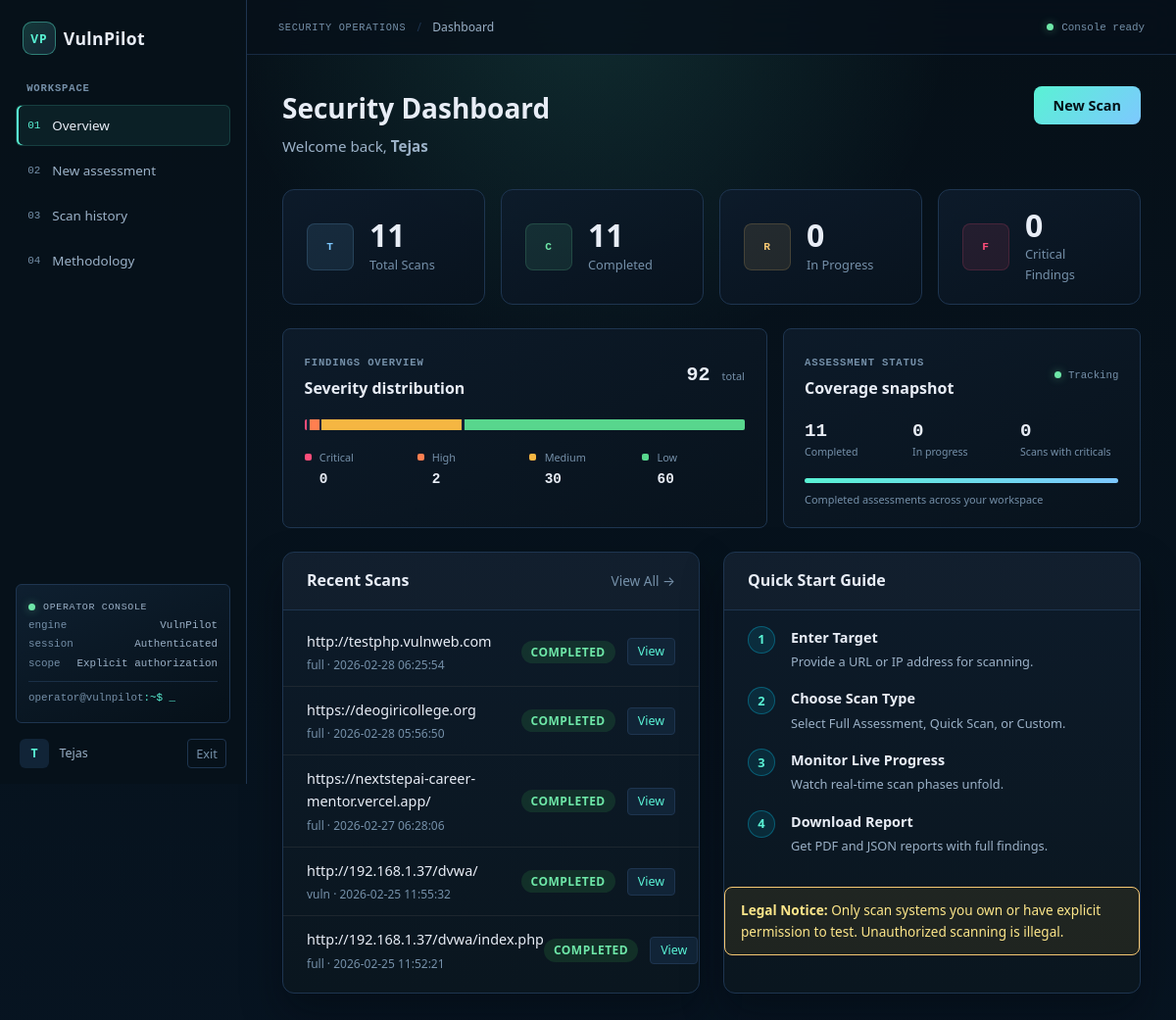
/dashboard (signed in), run on the app's committed database.
### tables this page shows
CREATE TABLE scans (
                id TEXT PRIMARY KEY,
                user_id INTEGER NOT NULL,
                target TEXT NOT NULL,
                scan_type TEXT DEFAULT 'full',
                status TEXT DEFAULT 'running',
                results TEXT,
                critical_count INTEGER DEFAULT 0,
                high_count INTEGER DEFAULT 0,
                medium_count INTEGER DEFAULT 0,
                low_count INTEGER DEFAULT 0,
                created_at TIMESTAMP DEFAULT CURRENT_TIMESTAMP,
                updated_at TIMESTAMP DEFAULT CURRENT_TIMESTAMP,
                FOREIGN KEY (user_id) REFERENCES users(id)
            );

### app.py (the view)
@app.route('/dashboard')
def dashboard():
    if 'user_id' not in session:
        return redirect(url_for('login'))
    scans = db.get_scans_by_user(session['user_id'])
    stats = {
        'total': len(scans),
        'completed': sum(1 for s in scans if s['status'] == 'completed'),
        'running': sum(1 for s in scans if s['status'] == 'running'),
        'critical': sum(1 for s in scans if s.get('critical_count', 0) > 0),
        'severity': {
            severity: sum(int(scan.get(f'{severity.lower()}_count') or 0) for scan in scans)
            for severity in ('Critical', 'High', 'Medium', 'Low')
        }
    }
    stats['findings'] = sum(stats['severity'].values())
    return render_template('dashboard.html', scans=scans[:5], stats=stats)

### modules/database.py (called while the page is built)
    def get_conn(self):
        conn = sqlite3.connect(self.db_path)
        conn.row_factory = sqlite3.Row
        return conn

    def get_scans_by_user(self, user_id):
        conn = self.get_conn()
        scans = conn.execute('''
            SELECT * FROM scans WHERE user_id = ? ORDER BY created_at DESC
        ''', (user_id,)).fetchall()
        conn.close()
        return [dict(s) for s in scans]

### templates/dashboard.html (shortened to what this page needs)
{% extends "base.html" %}
{% block extra_css %}
<link rel="stylesheet" href="{{ url_for('static', filename='css/dashboard.css') }}">
{% endblock %}
{% block content %}
<div class="page-header">
    <div>
        <h1 class="page-title">Security Dashboard</h1>
        <p class="page-subtitle">Welcome back, <strong>{{ session.username }}</strong></p>
    </div>
    <a href="{{ url_for('scan') }}" class="btn-primary">New Scan</a>
</div>
<div class="stats-grid">
    <div class="stat-card">
        <div class="stat-icon stat-icon--blue">T</div>
        <div class="stat-info">
            <div class="stat-value">{{ stats.total }}</div>
            <div class="stat-label">Total Scans</div>
        </div>
    </div>
    <div class="stat-card">
        <div class="stat-icon stat-icon--green">C</div>
        <div class="stat-info">
            <div class="stat-value">{{ stats.completed }}</div>
            <div class="stat-label">Completed</div>
        </div>
    </div>
    <div class="stat-card">
        <div class="stat-icon stat-icon--yellow">R</div>
        <div class="stat-info">
            <div class="stat-value">{{ stats.running }}</div>
            <div class="stat-label">In Progress</div>
        </div>
    </div>
    <div class="stat-card">
        <div class="stat-icon stat-icon--red">F</div>
        <div class="stat-info">
            <div class="stat-value">{{ stats.critical }}</div>
            <div class="stat-label">Critical Findings</div>
        </div>
    </div>
</div>
<section class="dashboard-chart-grid" aria-label="Assessment analytics">
    <div class="chart-card severity-chart-card">
        <div class="chart-card-header">
            <div><span class="section-kicker">FINDINGS OVERVIEW</span><h2 class="panel-title">Severity distribution</h2></div>
            <span class="chart-total">{{ stats.findings }} <small>total</small></span>
        </div>
        {% set severity = stats.severity %}
        {% set finding_total = stats.findings %}
        <div class="severity-stack" role="img" aria-label="Finding severity distribution: {{ severity.Critical }} critical, {{ severity.High }} high, {{ severity.Medium }} medium, {{ severity.Low }} low">
            {% if finding_total %}
            <span class="severity-stack-segment severity-critical" style="width: {{ severity.Critical / finding_total * 100 }}%"></span>
            <span class="severity-stack-segment severity-high" style="width: {{ severity.High / finding_total * 100 }}%"></span>
            <span class="severity-stack-segment severity-medium" style="width: {{ severity.Medium / finding_total * 100 }}%"></span>
            <span class="severity-stack-segment severity-low" style="width: {{ severity.Low / finding_total * 100 }}%"></span>
            {% else %}
            <span class="severity-stack-empty"></span>
            {% endif %}
        </div>
        <div class="severity-legend">
            {% for level in ('Critical', 'High', 'Medium', 'Low') %}
            <div class="severity-legend-item"><span class="severity-key severity-key--{{ level|lower }}"></span><span>{{ level }}</span><strong>{{ severity[level] }}</strong></div>
            {% endfor %}
        </div>
    </div>
    <div class="chart-card assessment-health-card">
        <div class="chart-card-header">
            <div><span class="section-kicker">ASSESSMENT STATUS</span><h2 class="panel-title">Coverage snapshot</h2></div>
            <span class="health-status"><span class="console-indicator"></span> Tracking</span>
        </div>
        <div class="health-metrics">
            <div><span class="health-value">{{ stats.completed }}</span><span class="health-label">Completed</span></div>
            <div><span class="health-value">{{ stats.running }}</span><span class="health-label">In progress</span></div>
            <div><span class="health-value">{{ stats.critical }}</span><span class="health-label">Scans with criticals</span></div>
        </div>
        <div class="health-track" role="img" aria-label="{{ stats.completed }} of {{ stats.total }} assessments completed">
            <span style="width: {{ (stats.completed / stats.total * 100) if stats.total else 0 }}%"></span>
        </div>
        <p class="chart-caption">Completed assessments across your workspace</p>
    </div>
</section>
<div class="dashboard-grid">
    <div class="panel">
        <div class="panel-header">
            <h2 class="panel-title">Recent Scans</h2>
            <a href="{{ url_for('history') }}" class="link-muted">View All →</a>
        </div>
        {% if scans %}
        <div class="scan-list">
            {% for scan in scans %}
            <div class="scan-item">
                <div class="scan-info">
                    <span class="scan-target">{{ scan.target }}</span>
                    <span class="scan-meta">{{ scan.scan_type }} · {{ scan.created_at }}</span>
                </div>
                <div class="scan-right">
                    <span class="badge badge--{{ scan.status }}">{{ scan.status }}</span>
                    {% if scan.status == 'completed' %}
                    <a href="{{ url_for('scan_results', scan_id=scan.id) }}" class="btn-sm">View</a>
                    {% endif %}
                </div>
            </div>
            {% endfor %}
        </div>
        {% else %}
        <div class="empty-state">
            <div class="empty-icon">–</div>
            <p>No scans yet. Start your first assessment.</p>
            <a href="{{ url_for('scan') }}" class="btn-primary">Start Scan</a>
        </div>
        {% endif %}
    </div>
    <div class="panel">
        <div class="panel-header">
            <h2 class="panel-title">Quick Start Guide</h2>
        </div>
        <div class="quick-guide">
            <div class="guide-step">
                <span class="step-num">1</span>
                <div>
                    <strong>Enter Target</strong>
                    <p>Provide a URL or IP address for scanning.</p>
                </div>
            </div>
            <div class="guide-step">
                <span class="step-num">2</span>
                <div>
                    <strong>Choose Scan Type</strong>
                    <p>Select Full Assessment, Quick Scan, or Custom.</p>
                </div>
            </div>
            <div class="guide-step">
                <span class="step-num">3</span>
                <div>
                    <strong>Monitor Live Progress</strong>
                    <p>Watch real-time scan phases unfold.</p>
                </div>
            </div>
            <div class="guide-step">
                <span class="step-num">4</span>
                <div>
                    <strong>Download Report</strong>
                    <p>Get PDF and JSON reports with full findings.</p>
                </div>
            </div>
        </div>
        <div class="warning-box">
            <strong>Legal Notice:</strong> Only scan systems you own or have explicit permission to test.
            Unauthorized scanning is illegal.
        </div>
    </div>
</div>
{% endblock %}

### templates/base.html (shortened to what this page needs)
<!DOCTYPE html>
<html lang="en">
<head>
    <link rel="stylesheet" href="{{ url_for('static', filename='css/main.css') }}">
    {% block extra_css %}{% endblock %}
</head>
<body class="{% block body_class %}{% endblock %}">
{% if session.user_id %}
<div class="app-shell">
    <aside class="sidebar">
        <a class="nav-brand" href="{{ url_for('dashboard') }}" aria-label="VulnPilot dashboard">
            <span class="nav-mark">VP</span>
            <span class="nav-title">VulnPilot</span>
        </a>
        <div class="sidebar-section-label">Workspace</div>
        <nav class="side-nav" aria-label="Main navigation">
            <a href="{{ url_for('dashboard') }}" class="side-nav-link {% if request.endpoint == 'dashboard' %}active{% endif %}">
                <span class="nav-glyph" aria-hidden="true">01</span><span>Overview</span>
            </a>
            <a href="{{ url_for('scan') }}" class="side-nav-link {% if request.endpoint == 'scan' %}active{% endif %}">
                <span class="nav-glyph" aria-hidden="true">02</span><span>New assessment</span>
            </a>
            <a href="{{ url_for('history') }}" class="side-nav-link {% if request.endpoint == 'history' %}active{% endif %}">
                <span class="nav-glyph" aria-hidden="true">03</span><span>Scan history</span>
            </a>
            <a href="{{ url_for('help_page') }}" class="side-nav-link {% if request.endpoint == 'help_page' %}active{% endif %}">
                <span class="nav-glyph" aria-hidden="true">04</span><span>Methodology</span>
            </a>
        </nav>
        <div class="sidebar-console" aria-label="VulnPilot console status">
            <div class="console-heading"><span class="console-indicator"></span> OPERATOR CONSOLE</div>
            <div class="console-line"><span>engine</span><strong>VulnPilot</strong></div>
            <div class="console-line"><span>session</span><strong>Authenticated</strong></div>
            <div class="console-line"><span>scope</span><strong>Explicit authorization</strong></div>
            <div class="console-prompt"><span>operator@vulnpilot</span>:~$ <i>_</i></div>
        </div>
        <div class="sidebar-account">
            <span class="account-avatar">{{ session.username[:1]|upper }}</span>
            <span class="account-name">{{ session.username }}</span>
            <a href="{{ url_for('logout') }}" class="btn-logout" aria-label="Log out">Exit</a>
        </div>
    </aside>
    <div class="workspace">
        <header class="topbar">
            <div class="topbar-context"><span class="topbar-kicker">SECURITY OPERATIONS</span><span class="topbar-separator">/</span><span>{{ request.endpoint|replace('_', ' ')|title }}</span></div>
            <span class="topbar-status"><span class="console-indicator"></span> Console ready</span>
        </header>
        <main class="main-content">
{% else %}
<main class="main-content">
{% endif %}
    {% block content %}{% endblock %}
{% if session.user_id %}
        </main>
    </div>
</div>
{% else %}
</main>
{% endif %}
</body>
</html>

### data on the page
scans: target "http://testphp.vulnweb.com", scan_type "full", created_at "2026-02-28 06:25:54", status "COMPLETED"
scans: target "https://deogiricollege.org", scan_type "full", created_at "2026-02-28 05:56:50", status "COMPLETED"
scans: target "https://nextstepai-career-mentor.vercel.app/", scan_type "full", created_at "2026-02-27 06:28:06", status "COMPLETED"
scans: target "http://192.168.1.37/dvwa/", scan_type "vuln", created_at "2026-02-25 11:55:32", status "COMPLETED"
scans: target "http://192.168.1.37/dvwa/index.php", scan_type "full", created_at "2026-02-25 11:52:21", status "COMPLETED"

### other printed values
{{ session.username[:1]|upper }} "T"
{{ session.username }} "Tejas"
{{ request.endpoint|replace('_', ' ')|title }} "Dashboard"
{{ stats.total }} "11"
{{ stats.completed }} "11"
{{ stats.running }} "0"
{{ stats.critical }} "0"
{{ stats.findings }} "92"
{{ level }} "Critical" "High" "Medium" "Low"
{{ severity[level] }} "0" "2" "30" "60"
